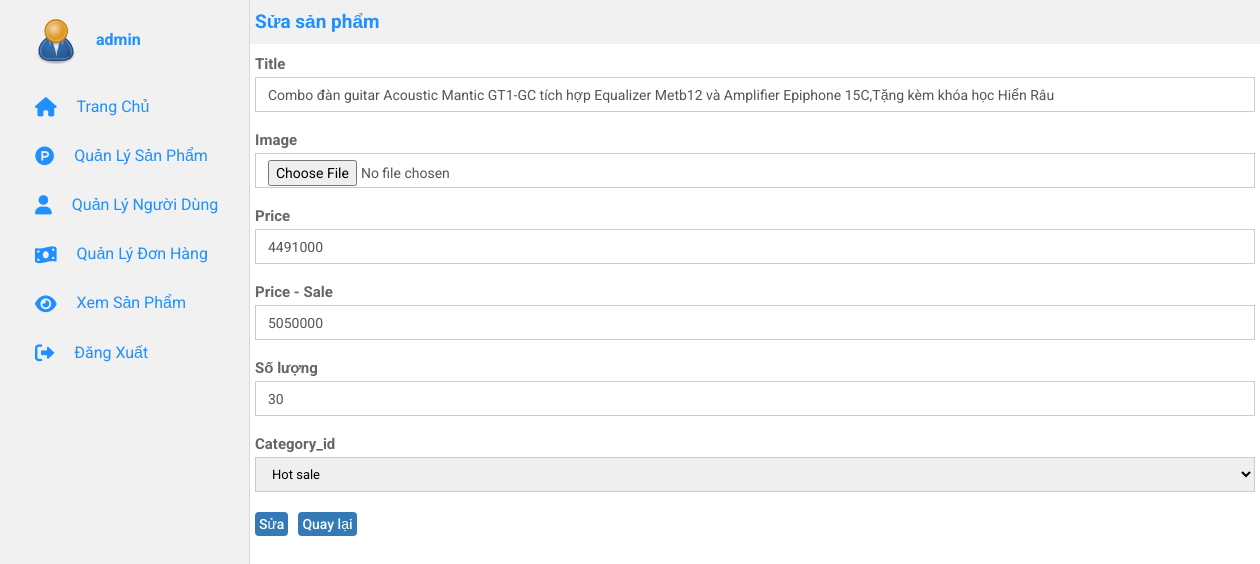
The page /index.php?controller=admin&action=viewUpdate&id=2 (signed in) on the database its author committed.
### tables this page shows
CREATE TABLE `products` (
  `id` int(11) NOT NULL,
  `title` varchar(255) NOT NULL,
  `image` varchar(255) DEFAULT NULL,
  `price` double NOT NULL,
  `price_sale` float DEFAULT NULL,
  `quantity` int(11) NOT NULL,
  `category_id` int(11) NOT NULL,
  `user_id` int(11) NOT NULL DEFAULT 1
);

CREATE TABLE `categories` (
  `id` int(11) NOT NULL,
  `name` varchar(255) NOT NULL,
  `image` varchar(100) DEFAULT NULL,
  `user_id` int(11) NOT NULL DEFAULT 0
);

### Controllers/BaseController.php (called while the page is built, shortened)
<?php
class BaseController
{
	protected function view($path, array $data = [])
	{
		return require (self::VIEW_FOLDER_NAME . '/' . str_replace('.', '/', $path) . '.php');
	}
}

### Views/frontend/admin/update.php (called while the page is built, shortened)
<?php
	$this->view('partitions.admins.update', [
		'categories' => $categories,
		'product' => $product,
		'idProduct' => $idProduct,
		 ]);
?>

### Controllers/AdminController.php (called while the page is built, shortened)
<?php
class AdminController extends BaseController
{
	protected $categoryModel;
	protected $productModel;
	public function __construct()
	{
		$this->categoryModel = new CategoryModel;
		$this->productModel  = new ProductModel;
	}
	public function viewUpdate()
	{
		$categories = $this->categoryModel->getAll();
		$idProduct = $_GET['id'] ?? null;
		$product = $this->productModel->getDetail($idProduct);
		$this->view('frontend.admin.update', [
			'categories' => $categories,
			'product' => $product,
			'idProduct' => $idProduct,
		]);
	}
}
?>

### index.php (called while the page is built, shortened)
<?php
require './Core/Database.php';
require './helper/common.php';
require './Models/BaseModel.php';
require './Controllers/BaseController.php';
$actionName     = $_REQUEST['action'] ?? 'index';
$controllerObject = new $controllerName;
$controllerObject->$actionName();
?>

### Core/Database.php (called while the page is built, shortened)
<?php
class Database
{
	public function connect()
	{
		$connect = mysqli_connect(self::LOCAHOST,self::USERNAME,self::PASSWORD,self::DB_NAME);
		if (mysqli_connect_errno() === 0){
			return $connect;
		}
		return false;
	}
}
?>

### Models/ProductModel.php (called while the page is built, shortened)
<?php
class ProductModel extends BaseModel
{
	public function getDetail($id)
	{
		$sql = "SELECT products.*, categories.name as category_name FROM " . self::TABLE . " JOIN categories ON categories.id = products.category_id WHERE products.id = ${id}";
		return $this->getFirstByQuery($sql);
	}
}

### Models/BaseModel.php (called while the page is built, shortened)
<?php
class BaseModel extends Database
{
	protected $connect;
	public function __construct()
	{
		$this->connect = $this->connect();
	}
	public function getFirstByQuery($sql)
	{
		$query = $this->_query($sql);
		return mysqli_fetch_assoc($query);
	}
	public function _query($sql)
	{
		return mysqli_query($this->connect, $sql);
	}
}
?>

### Views/partitions/admins/update.php (the view, shortened to what this page needs)
<section class="admin__content">
    <div class="categories">
        <div class="content">
            <h3 class="user__title">Sửa sản phẩm</h3>
        </div>
    </div>
    <div class="table__admin">
        <div class="content">
            <form action="http://localhost:403/Guitar/index.php?controller=admin&action=update&id=<?php echo $idProduct ?>" method="POST" enctype="multipart/form-data">
                <ul class="insert__lists">
                    <li class="insert__item">
                        <div class="insert__title">
                            <label for="" class="insert__label">Title</label>
                        </div>
                        <div class="insert__input">
                            <input type="text" class="form-control" name="Title" required="required" value="<?php echo $product['title']; ?>" placeholder="Nhập tên sản phẩm" maxlength="255">
                        </div>
                    </li>
                    <li class="insert__item">
                        <div class="insert__title">
                            <label for="" class="insert__label">Image</label>
                        </div>
                        <div class="insert__input">
                            <input type="file" class="form-control" name="Image" value="<?php echo $product['image']; ?>" placeholder="image.jpg" maxlength="255">
                        </div>
                    </li>
                    <li class="insert__item">
                        <div class="insert__title">
                            <label for="" class="insert__label">Price</label>
                        </div>
                        <div class="insert__input">
                            <input type="number" class="form-control" name="Price" required="required" value="<?php echo $product['price']; ?>" placeholder="Nhập giá sản phẩm" maxlength="255">
                        </div>
                    </li>
                    <li class="insert__item">
                        <div class="insert__title">
                            <label for="" class="insert__label">Price - Sale</label>
                        </div>
                        <div class="insert__input">
                            <input type="number" class="form-control" name="Price_sale" value="<?php echo $product['price_sale']; ?>" placeholder="Nhập giá sale sản phẩm" maxlength="255">
                        </div>
                    </li>
                    <li class="insert__item">
                        <div class="insert__title">
                            <label for="" class="insert__label">Số lượng</label>
                        </div>
                        <div class="insert__input">
                            <input type="number" class="form-control" name="Quantity" value="<?php echo $product['quantity']; ?>" placeholder="Nhập số lượng" maxlength="255">
                        </div>
                    </li>
                    <li class="insert__item">
                        <div class="insert__title">
                            <label for="" class="insert__label">Category_id</label>
                        </div>
                        <select name="Category_id" class="insert__select">
                            <option value="<?php echo $product['category_id']; ?>"><?php echo $product['category_name']; ?>
                            </option>
                        </select>
                    </li>
                </ul>
                <button type="submit" name="sbm" class="btn btn-primary" style="float: left;font-weight: 500;padding: 2px 4px;text-transform: none;">Sửa</button>
                <a href="http://localhost:403/Guitar/index.php?controller=admin&action=show" class="btn btn-primary" style="float: left;font-weight: 500;padding: 2px 4px; margin-left: 10px;text-transform: none;">Quay lại</a>
            </form>
        </div>
    </div>
</section>

### assets/css/base.css (style rules this page uses)
:root { --primary-color: #FEE60E; --white-color: #fff; --black-color: #000; --text-color: #333; --text2-color: #636363; --red-color: #FA0050; --red2-color: #c10017; --organ-color: #F86900; --header-height: 184px; --navbar-height: 34px; --search-height: 82px; --menu-height: calc(var(--header-height) - var(--navbar-height) - var(--search-height)); }
* { box-sizing: border-box; margin: 0; padding: 0; }
html { font-size: 62.5%; line-height: 1.6rem; font-family: 'Roboto', sans-serif; box-sizing: border-box; }
a { text-decoration: none; color: inherit; background-color: transparent; -webkit-transition: all 200ms ease-out; -moz-transition: all 200ms ease-out; -o-transition: all 200ms ease-out; transition: all 200ms ease-out; }
.btn { display: inline-block; padding: 6px 12px; margin-bottom: 0; font-size: 14px; font-weight: normal; line-height: 1.42857143; text-align: center; white-space: nowrap; vertical-align: middle; -ms-touch-action: manipulation; touch-action: manipulation; cursor: pointer; -webkit-user-select: none; -moz-user-select: none; -ms-user-select: none; user-select: none; background-image: none; border: 1px solid transparent; border-radius: 4px; }
.btn-primary { color: #fff; background-color: #337ab7; border-color: #2e6da4; }
label { display: inline-block; max-width: 100%; margin-bottom: 5px; font-weight: 700; }
.form-control { outline: none; display: block; width: 100%; height: 34px; padding: 6px 12px; font-size: 14px; line-height: 1.42857143; color: #555; background-color: #fff; background-image: none; border: 1px solid #ccc; border-radius: 4px; -webkit-box-shadow: inset 0 1px 1px rgb(0 0 0 / 8%); box-shadow: inset 0 1px 1px rgb(0 0 0 / 8%); -webkit-transition: border-color ease-in-out .15s,-webkit-box-shadow ease-in-out .15s; -o-transition: border-color ease-in-out .15s,box-shadow ease-in-out .15s; transition: border-color ease-in-out .15s,box-shadow ease-in-out .15s; }

### assets/css/stylee.css (style rules this page uses)
.btn { border: 0 none; font-weight: 700; text-transform: uppercase; }
.form-control { box-shadow: none; height: 35px; border-radius: 0; font-size: 14px; display: inline-block; }
.insert__select { width: 100%; outline: none; height: 35px; border: 1px solid #ccc; padding: 6px 12px; font-weight: 400; font-size: 13px; }

### assets/css/adminn.css (style rules this page uses)
.admin__content { position: absolute; top: 0; left: 250px; width: calc(100% - 250px); min-height: 100vh; transition: ease-in-out 0.5s; }
.content { width: 1000px; height: inherit; min-width: 1000px; max-width: 100%; margin: 0 auto; }
.categories { width: 100%; background: #f1f1f1; height: 44px; }
.table__admin { float: left; width: 100%; background-color: #fff; margin-top: 12px; }
.user__title { height: 44px; line-height: 44px; font-size: 1.9em; color: #1e90ff; cursor: default; }
.insert__lists { list-style: none; }
.insert__item { margin-bottom: 20px; font-size: 1.5em; }
.insert__label { color: #666; }

### rows shown on the page
products: Title "Combo đàn guitar Acoustic Mantic GT1-GC tích hợp Equalizer Metb12 và Amplifier Epiphone 15C,Tặng kèm khóa học Hiển Râu", Price "4491000", Price_sale "5050000", Quantity "30", Category_id "Hot sale"

### other values the page prints
$_SESSION['user']['user_name'] "admin"
